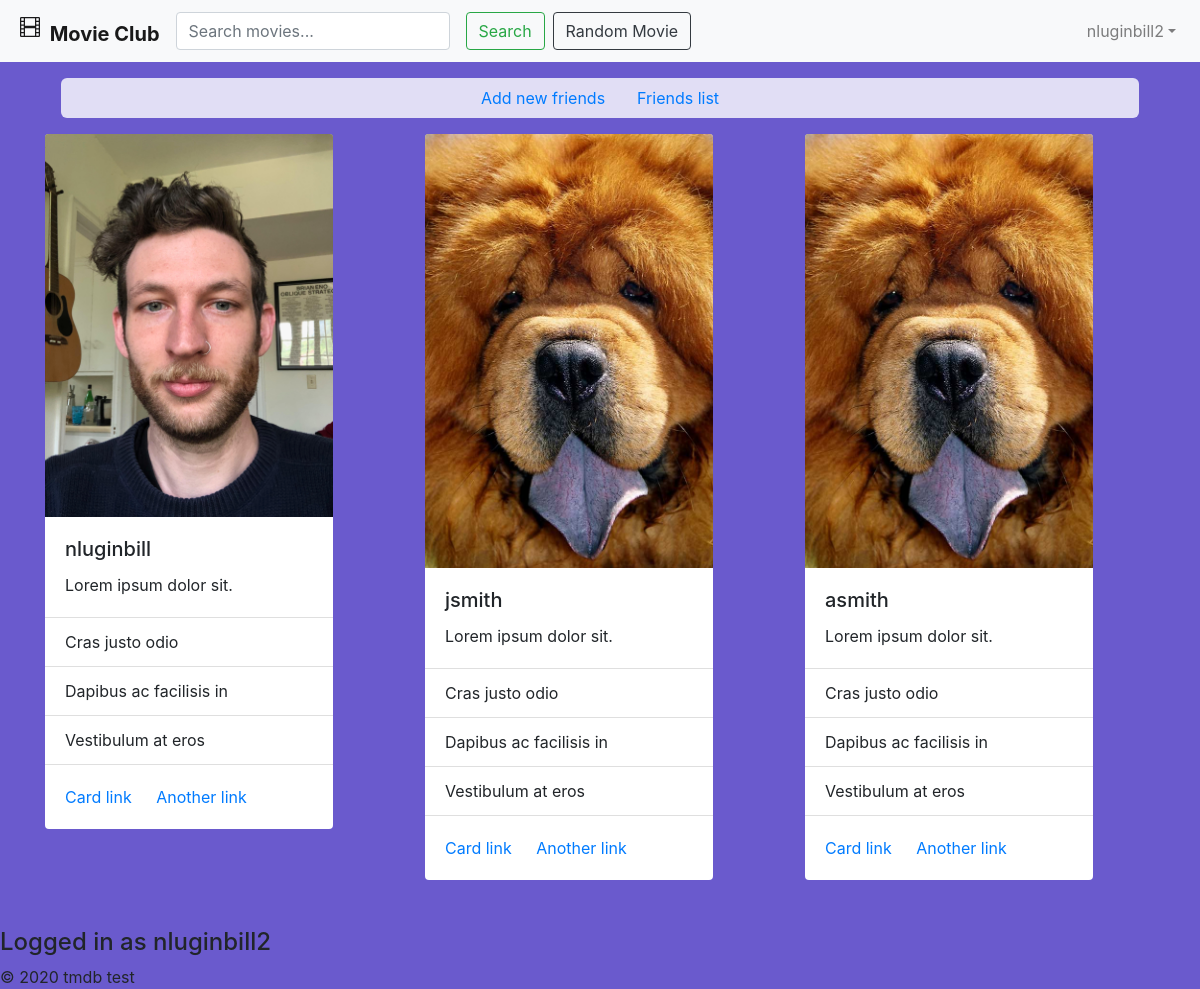
Page /index.php?action=friendsList (signed in) on the committed database.
### tables this page shows
CREATE TABLE `users` (
  `userID` int(11) NOT NULL,
  `email` varchar(128) NOT NULL,
  `username` varchar(128) NOT NULL,
  `password` varchar(256) NOT NULL,
  `proPic` varchar(256) NOT NULL
);

### model/userDB.php (called while the page is built, shortened)
<?php
class UserDB {
    public static function getUser($userID) {
        $db = Database::getDB();
        $query = 'SELECT * FROM users
                  WHERE userID = :userID';
        $statement = $db->prepare($query);
        $statement->bindValue(":userID", $userID);
        $statement->execute();
        $row = $statement->fetch();
        $user = new User($row['email'], $row['username'], '', $row['proPic']);
        $user->setUserID($row['userID']);
        return $user;
    }
    public static function getUserByUserName($username) {
        $db = Database::getDB();
        $query = 'SELECT * FROM Users
                  WHERE username = :username';
        $statement = $db->prepare($query);
        $statement->bindValue(":username", $username);
        $statement->execute();
        $row = $statement->fetch(PDO::FETCH_ASSOC);
        $user = new User($row['email'], $row['username'], '', $row['proPic']);
        $user->setUserID($row['userID']);
        return $user;
    }
}

### model/user.php (called while the page is built, shortened)
<?php
class User {
    private $userID, $email, $username, $password, $proPic;
    function __construct($email, $username, $password, $proPic) {
        $this->username = $username;
        $this->proPic = $proPic;
    }
    function getProPic() {
        return $this->proPic;
    }
    public function getUsername() {
        return $this->username;
    }
}

### account/friendsList.php (the view)
<?php include 'view/header.php'; ?>
<div class="container">
    <ul class="nav justify-content-center socialNav m-3">
        <li class="nav-item">
            <a class="nav-link active" href="index.php?action=searchUsersPage">Add new friends</a>
        </li>
        <li class="nav-item">
            <a class="nav-link" href="index.php?action=friendsList">Friends list</a>
        </li>
    </ul>
    <?php for ($i = 0; $i < count($friends); $i++) { ?>
        <?php if ($i % 3 === 0) { ?>
            <div class="row">
        <?php } ?>
            <div class="col-sm-4">
                <div class="card" style="width: 18rem;">
                    <a href="index.php?action=showProfile&profileUser=<?php echo $friends[$i]->getUsername() ?>">
                        <img class="card-img-top" src="<?php echo $friends[$i]->getProPic(); ?>" alt="<?php echo $friends[$i]->getUsername(); ?>'s profile pic">
                    </a>
                    <div class="card-body">
                        <h5 class="card-title"><?php echo $friends[$i]->getUsername(); ?></h5>
                        <p class="card-text">Lorem ipsum dolor sit.</p>
                    </div>
                    <ul class="list-group list-group-flush">
                        <li class="list-group-item">Cras justo odio</li>
                        <li class="list-group-item">Dapibus ac facilisis in</li>
                        <li class="list-group-item">Vestibulum at eros</li>
                    </ul>
                    <div class="card-body">
                        <a href="#" class="card-link">Card link</a>
                        <a href="#" class="card-link">Another link</a>
                    </div>
                </div>
            </div>
                <?php if ($i % 3 === 2) {?>
            </div>
                <?php } ?>
        <?php } ?>
    </div>
    <?php include 'view/footer.php'; ?>

### view/header.php (shortened to what this page needs)
<!DOCTYPE html>
<html>
    <head>
        <link rel="stylesheet" href="https://maxcdn.bootstrapcdn.com/bootstrap/4.0.0/css/bootstrap.min.css">
        <link rel="stylesheet" href="./main.css">
    </head>
    <body>
        <nav class="navbar navbar-expand-lg navbar-light bg-light">
            <div class="collapse navbar-collapse" id="navbarToggler">
                <a class="navbar-brand" href="index.php?action=main">
                    <b>Movie Club</b>
                </a>
                <form class="form-inline" method="post" action="index.php">
                    <input class="form-control mr-sm-2" type="search" placeholder="Search movies..." aria-label="Search" name="search">
                    <button class="btn btn-outline-success m-2 my-sm-0" type="submit">Search</button>
                    <a href="index.php?action=rater"><button type="button" class="btn btn-outline-dark my-2 my-sm-0">Random Movie</button></a>
                </form>
            </div>
            <?php if ($_SESSION['loginUser'] === 'defaultUser') { ?>
                <ul class="nav navbar-nav ml-auto mt-2 mt-lg-0">
                    <li class="nav-item active p-3">
                        <a class="navlink" href="index.php?action=login">Log In</a>
                    </li>
                    <li class="nav-item p-3">
                        <a class="navlink" href="index.php?action=register">Register</a>
                    </li>
                </ul>
            <?php } else { ?>
                <ul class="navbar-nav">
                    <li class="nav-item dropdown">
                        <a class="nav-link dropdown-toggle" href="#" id="navbarDropdown"
                           role="button" data-toggle="dropdown" aria-haspopup="true" aria-expanded="false"><?php echo $user->getUsername() ?></a>
                    </li>
                </ul>
            <?php } ?>
        </nav>

### view/footer.php (shortened to what this page needs)
<footer class="mt-5">
    <?php if ($_SESSION['loginUser'] !== 'defaultUser') { ?>
        <h4>Logged in as <?php echo $user->getUsername(); ?></h4>
    <?php } ?>
    <p class="copyright">
        &copy; <?php echo date("Y"); ?> tmdb test
    </p>
</footer>
</body>
</html>

### main.css (style rules this page uses)
body, html { height: 100%; }
.carousel,.item,.active { height:100%; }
body { background-color: slateblue; }
.socialNav, .board { background-color: rgba(255, 255, 255, 0.8); border-radius: 6px; }
.card { border: none; }

### rows in the picture
users: username "nluginbill2"
users: proPic+username (picture), username "nluginbill"
users: proPic+username (picture), username "jsmith"
users: proPic+username (picture), username "asmith"
